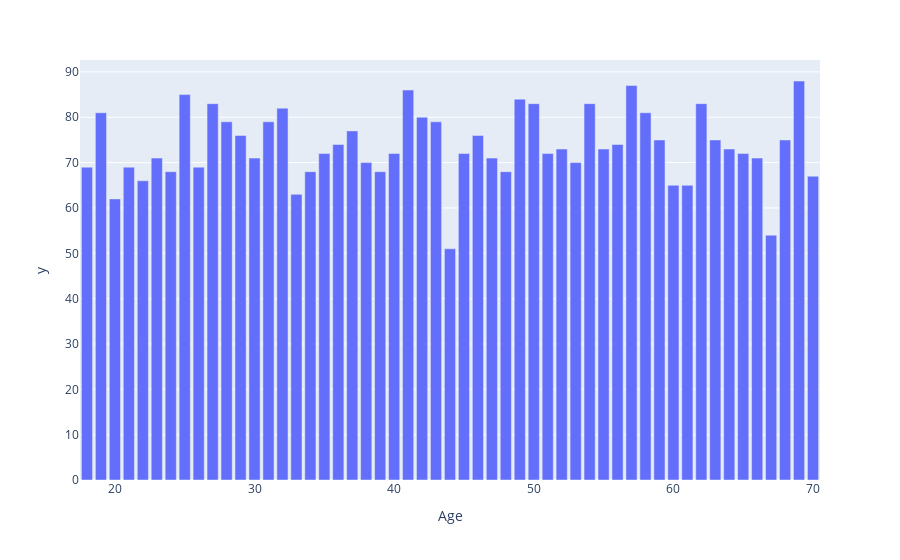

Source (notebook cell):
### Code cell
# здесь смотрим только нынешнее время, не считаю предыдущие покупки
# для гендера это роли не играло, а возраст со временем меняется
df_fr = df.groupby('Age')['Age'].agg('count').rename('counts')
fig = px.bar(df_fr, x=df_fr.index, y=df_fr,  height=400)
fig.show()
# больше всего на шопинг тянет под 70 лет
# жду, когда стану пенсионеркой

### Figure 1 — Plotly figure (JSON) as saved in the notebook; plotly's stock layout.template omitted (floating-point values rounded to 4 significant figures)
{"data": [{"alignmentgroup": "True", "hovertemplate": "Age=%{x}<br>y=%{y}<extra></extra>", "legendgroup": "", "marker": {"color": "#636efa", "pattern": {"shape": ""}}, "name": "", "offsetgroup": "", "orientation": "v", "showlegend": false, "textposition": "auto", "type": "bar", "x": [18, 19, 20, 21, 22, 23, 24, 25, 26, 27, 28, 29, 30, 31, 32, 33, 34, 35, 36, 37, 38, 39, 40, 41, 42, 43, 44, 45, 46, 47, 48, 49, 50, 51, 52, 53, 54, 55, 56, 57, 58, 59, 60, 61, 62, 63, 64, 65, 66, 67, 68, 69, 70], "xaxis": "x", "y": [69, 81, 62, 69, 66, 71, 68, 85, 69, 83, 79, 76, 71, 79, 82, 63, 68, 72, 74, 77, 70, 68, 72, 86, 80, 79, 51, 72, 76, 71, 68, 84, 83, 72, 73, 70, 83, 73, 74, 87, 81, 75, 65, 65, 83, 75, 73, 72, 71, 54, 75, 88, 67], "yaxis": "y"}], "layout": {"autosize": true, "barmode": "relative", "legend": {"tracegroupgap": 0}, "margin": {"t": 60}, "xaxis": {"anchor": "y", "autorange": true, "domain": [0, 1], "range": [17.5, 70.5], "title": {"text": "Age"}, "type": "linear"}, "yaxis": {"anchor": "x", "autorange": true, "domain": [0, 1], "range": [0, 92.63], "title": {"text": "y"}, "type": "linear"}}}
